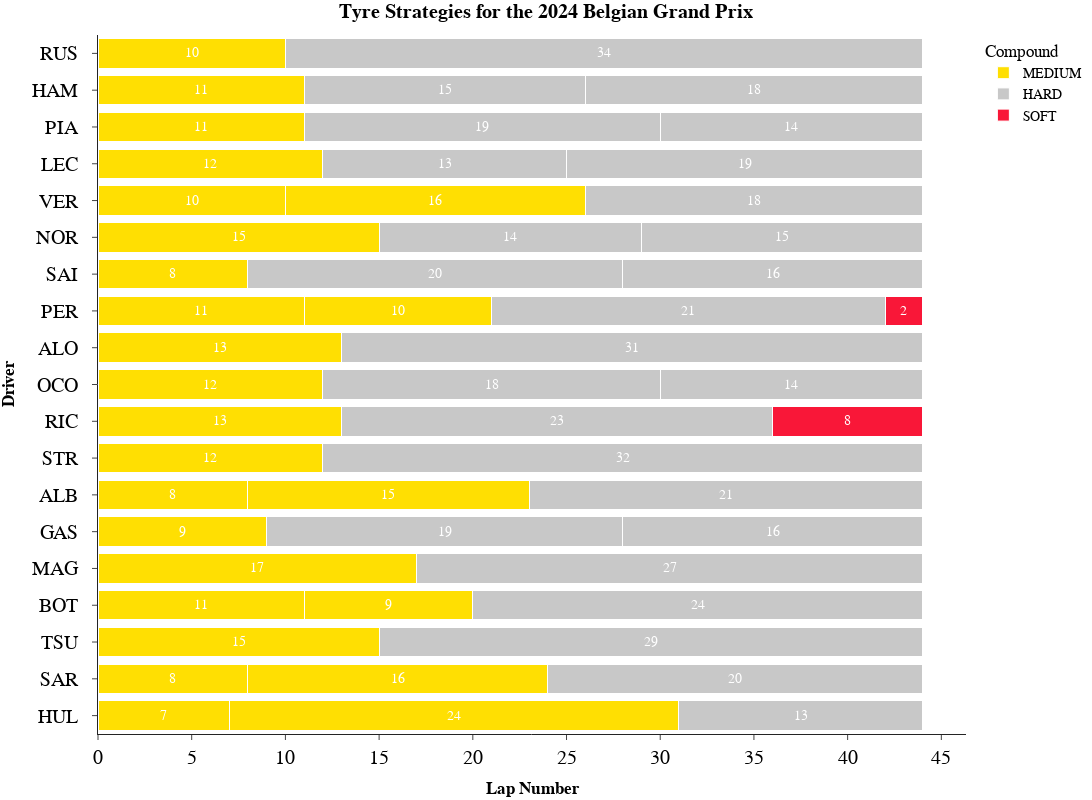

Notebook code for this chart:
### Code cell
fig=px.bar(
    stint_with_pos,
    y="Driver",
    x='StintLength',
    text="StintLength",
    orientation='h',
    barmode='stack',
    color='Compound',
    template="simple_white",
    title="<b>Tyre Strategies for the {} {}</b>".format(year,gp),
    height=800, width=1200,
    hover_data=["Position"],
    color_discrete_map={
                 "SOFT": "#F91536",
                 "MEDIUM": "#ffdf00 ",
                 "HARD":"#c8c8c8 ",
                 "INTERMEDIATE":"#009E60 ",
                 "WET":"#3671C6"
    }
)
fig.update_layout(
    yaxis = dict(tickfont = dict(size=20)),
    xaxis = dict(tickfont = dict(size=20)),
    xaxis_title="<b>Lap Number</b>",
    yaxis_title="<b>Driver</b>",
    title_x=0.5,
    font=dict(
        family="PT Sans Narrow",
        size=14,
        color="Black"
    ),
    title_font_family="PT Sans Narrow"
)

fig.update_layout(yaxis={'categoryorder':'total descending'},    
        hoverlabel=dict(
        bgcolor="Black",
        font_size=16,
        font_family="PT Sans Narrow"
    ),
    margin=dict(l=5, r=5, t=35, b=5),
    )

fig['layout']['yaxis']['autorange'] = "reversed"

fig.update_traces(marker_line_width=1, marker_line_color="WHITE", opacity=0.99, insidetextanchor="middle",textfont_color="White")

fig.update_yaxes(ticksuffix = "  ")

fig.show()

### Figure 1 — Plotly figure (JSON) as saved in the notebook; plotly's stock layout.template omitted (floating-point values rounded to 4 significant figures)
{"data": [{"alignmentgroup": "True", "customdata": [[1], [2], [3], [4], [5], [5], [6], [7], [8], [8], [9], [10], [11], [12], [13], [13], [14], [15], [16], [16], [17], [18], [18], [19], [19]], "hovertemplate": "Compound=MEDIUM<br>StintLength=%{text}<br>Driver=%{y}<br>Position=%{customdata[0]}<extra></extra>", "insidetextanchor": "middle", "legendgroup": "MEDIUM", "marker": {"color": "#ffdf00 ", "line": {"color": "WHITE", "width": 1}, "pattern": {"shape": ""}}, "name": "MEDIUM", "offsetgroup": "MEDIUM", "opacity": 0.99, "orientation": "h", "showlegend": true, "text": [10, 11, 11, 12, 10, 16, 15, 8, 11, 10, 13, 12, 13, 12, 8, 15, 9, 17, 11, 9, 15, 8, 16, 7, 24], "textfont": {"color": "White"}, "textposition": "auto", "type": "bar", "x": [10, 11, 11, 12, 10, 16, 15, 8, 11, 10, 13, 12, 13, 12, 8, 15, 9, 17, 11, 9, 15, 8, 16, 7, 24], "xaxis": "x", "y": ["RUS", "HAM", "PIA", "LEC", "VER", "VER", "NOR", "SAI", "PER", "PER", "ALO", "OCO", "RIC", "STR", "ALB", "ALB", "GAS", "MAG", "BOT", "BOT", "TSU", "SAR", "SAR", "HUL", "HUL"], "yaxis": "y"}, {"alignmentgroup": "True", "customdata": [[1], [2], [2], [3], [3], [4], [4], [5], [6], [6], [7], [7], [8], [9], [10], [10], [11], [12], [13], [14], [14], [15], [16], [17], [18], [19]], "hovertemplate": "Compound=HARD<br>StintLength=%{text}<br>Driver=%{y}<br>Position=%{customdata[0]}<extra></extra>", "insidetextanchor": "middle", "legendgroup": "HARD", "marker": {"color": "#c8c8c8 ", "line": {"color": "WHITE", "width": 1}, "pattern": {"shape": ""}}, "name": "HARD", "offsetgroup": "HARD", "opacity": 0.99, "orientation": "h", "showlegend": true, "text": [34, 15, 18, 19, 14, 13, 19, 18, 14, 15, 20, 16, 21, 31, 18, 14, 23, 32, 21, 19, 16, 27, 24, 29, 20, 13], "textfont": {"color": "White"}, "textposition": "auto", "type": "bar", "x": [34, 15, 18, 19, 14, 13, 19, 18, 14, 15, 20, 16, 21, 31, 18, 14, 23, 32, 21, 19, 16, 27, 24, 29, 20, 13], "xaxis": "x", "y": ["RUS", "HAM", "HAM", "PIA", "PIA", "LEC", "LEC", "VER", "NOR", "NOR", "SAI", "SAI", "PER", "ALO", "OCO", "OCO", "RIC", "STR", "ALB", "GAS", "GAS", "MAG", "BOT", "TSU", "SAR", "HUL"], "yaxis": "y"}, {"alignmentgroup": "True", "customdata": [[8], [11]], "hovertemplate": "Compound=SOFT<br>StintLength=%{text}<br>Driver=%{y}<br>Position=%{customdata[0]}<extra></extra>", "insidetextanchor": "middle", "legendgroup": "SOFT", "marker": {"color": "#F91536", "line": {"color": "WHITE", "width": 1}, "pattern": {"shape": ""}}, "name": "SOFT", "offsetgroup": "SOFT", "opacity": 0.99, "orientation": "h", "showlegend": true, "text": [2, 8], "textfont": {"color": "White"}, "textposition": "auto", "type": "bar", "x": [2, 8], "xaxis": "x", "y": ["PER", "RIC"], "yaxis": "y"}], "layout": {"barmode": "stack", "font": {"color": "Black", "family": "PT Sans Narrow", "size": 14}, "height": 800, "hoverlabel": {"bgcolor": "Black", "font": {"family": "PT Sans Narrow", "size": 16}}, "legend": {"title": {"text": "Compound"}, "tracegroupgap": 0}, "margin": {"b": 5, "l": 5, "r": 5, "t": 35}, "title": {"font": {"family": "PT Sans Narrow"}, "text": "<b>Tyre Strategies for the 2024 Belgian Grand Prix</b>", "x": 0.5}, "width": 1200, "xaxis": {"anchor": "y", "domain": [0, 1], "tickfont": {"size": 20}, "title": {"text": "<b>Lap Number</b>"}}, "yaxis": {"anchor": "x", "autorange": "reversed", "categoryorder": "total descending", "domain": [0, 1], "tickfont": {"size": 20}, "ticksuffix": "  ", "title": {"text": "<b>Driver</b>"}}}}
